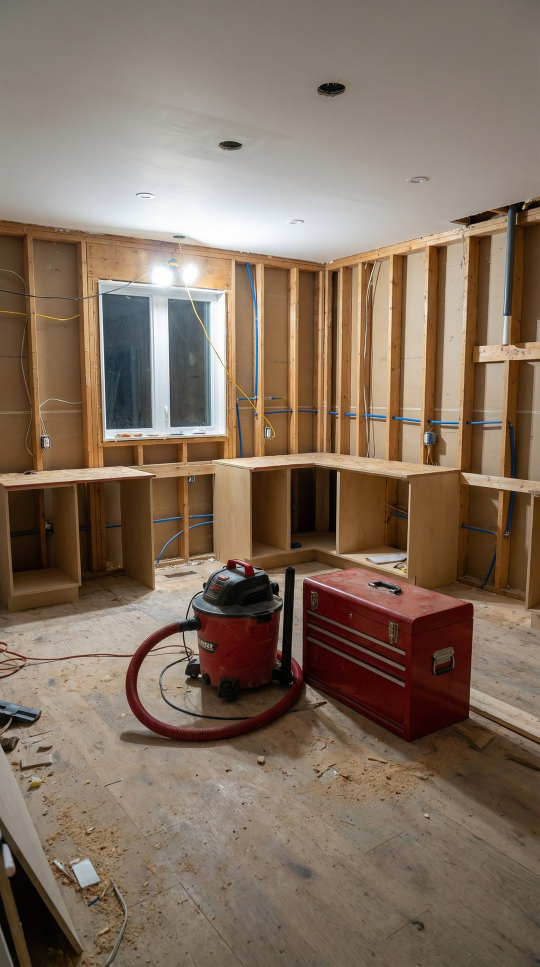
#> input picture ai-timelapse/input/sample-before.jpg, 1080 x 1934 px (shown at 1/2 size)
$ python -i image_analyzer.py   (imports and definitions only)
#> lines starting #> are read from the running program, lines starting #| are printed output that depends on the picture; after the words box and inside, x2 and y2 are one past the last pixel; in counts of white or black regions, pixels touching at a corner belong together
"""Structural analysis of a single still.

Everything here is classical computer vision: colour statistics, gradients,
Hough lines and connected components. No vision-language model is involved, so
each field is a measurement with a stated method rather than a description
invented by a model. Fields carry a ``confidence`` where the heuristic is weak,
and the docstrings say plainly what each one keys off.

The output feeds two consumers: the stage planner, which needs to know how far
along each image already is, and the prompt engine, which needs concrete nouns
to put in the Wan prompt.
"""

from __future__ import annotations

import logging
import math
from dataclasses import dataclass, field
from typing import Literal

import cv2
import numpy as np
from PIL import Image

logger = logging.getLogger(__name__)

CameraAngle = Literal["aerial", "elevated", "eye-level", "low-angle", "interior"]

#: Analysis runs at this width; larger inputs are downscaled first so the
#: gradient and Hough thresholds mean the same thing for every upload.
ANALYSIS_WIDTH = 960


@dataclass(frozen=True)
class Region:
    """A normalised bounding box, origin at the top-left."""

    x: float
    y: float
    width: float
    height: float

    @property
    def area(self) -> float:
        return self.width * self.height

    def as_dict(self) -> dict[str, float]:
        return {"x": self.x, "y": self.y, "width": self.width, "height": self.height}


@dataclass
class ImageAnalysis:
    """Everything measured from one still.

    Ratios are fractions of the frame area; positions are normalised to
    ``[0, 1]`` with ``y=0`` at the top.
    """

    width: int
    height: int

    camera_angle: CameraAngle
    perspective: str
    horizon_y: float
    horizon_confidence: float

    building: Region | None
    building_footprint_ratio: float
    estimated_floors: int
    floors_confidence: float
    roof_line_y: float | None
    roof_flat: bool

    facade_complexity: float
    opening_count: int
    balcony_bands: int

    sky_ratio: float
    vegetation_ratio: float
    ground_ratio: float
    road_ratio: float
    neighbouring_structures: int

    mean_brightness: float
    shadow_ratio: float
    shadow_direction: str
    time_of_day: str
    colour_temperature: str

    structural_edge_density: float
    vertical_line_count: int
    horizontal_line_count: int
    material_rawness: float

    construction_progress: float
    progress_confidence: float
    notes: list[str] = field(default_factory=list)

    # [6 lines left out: function as_dict, not called in this run]

    def summary_lines(self) -> list[str]:
        """Short human-readable digest for the UI."""
        floors = f"~{self.estimated_floors}" if self.estimated_floors else "n/a"
        return [
            f"Camera: {self.camera_angle} ({self.perspective}), horizon at y={self.horizon_y:.2f}",
            f"Building footprint: {self.building_footprint_ratio * 100:.0f}% of frame, floors {floors}",
            f"Openings detected: {self.opening_count}, facade complexity {self.facade_complexity:.2f}",
            f"Sky {self.sky_ratio * 100:.0f}%  vegetation {self.vegetation_ratio * 100:.0f}%  "
            f"ground {self.ground_ratio * 100:.0f}%",
            f"Light: {self.time_of_day}, {self.colour_temperature}, shadows from {self.shadow_direction}",
            f"Construction progress: {self.construction_progress * 100:.0f}% "
            f"(confidence {self.progress_confidence:.2f})",
        ]


def _prepare(image: Image.Image) -> tuple[np.ndarray, np.ndarray, np.ndarray]:
    """Return BGR, HSV and greyscale arrays at the analysis width."""
    rgb = np.asarray(image.convert("RGB"))
    height, width = rgb.shape[:2]
    if width > ANALYSIS_WIDTH:
        scale = ANALYSIS_WIDTH / width
        rgb = cv2.resize(
            rgb, (ANALYSIS_WIDTH, max(1, round(height * scale))), interpolation=cv2.INTER_AREA
        )
    bgr = cv2.cvtColor(rgb, cv2.COLOR_RGB2BGR)
    return bgr, cv2.cvtColor(bgr, cv2.COLOR_BGR2HSV), cv2.cvtColor(bgr, cv2.COLOR_BGR2GRAY)


def _sky_mask(hsv: np.ndarray, grey: np.ndarray) -> np.ndarray:
    """Sky is the unbroken run of sky-coloured pixels from the top of each column.

    An earlier version kept any connected component touching the top edge, which
    leaked badly in both directions: a pale building facade adjoining the sky was
    swallowed into the same component and counted as sky, and a lit interior
    ceiling registered as overcast. Walking down each column instead means the
    mask stops at the first non-sky pixel and cannot reach past a roofline.
    """
    hue, sat, val = hsv[..., 0], hsv[..., 1], hsv[..., 2]
    blue = (hue > 90) & (hue < 135) & (sat > 30) & (val > 90)
    # Deliberately strict: a lit interior ceiling sits around value 180 with a
    # warm cast, and used to register as overcast sky.
    pale = (sat < 25) & (val > 205)
    qualify = (blue | pale).astype(np.uint8)

    # Bridge thin interruptions (a wire, an aerial) so they do not truncate a
    # column's sky run, without bridging a whole roofline.
    qualify = cv2.morphologyEx(qualify, cv2.MORPH_CLOSE, np.ones((5, 1), np.uint8))
    return np.cumprod(qualify, axis=0).astype(np.uint8)


def _vegetation_mask(hsv: np.ndarray) -> np.ndarray:
    hue, sat, val = hsv[..., 0], hsv[..., 1], hsv[..., 2]
    return (((hue > 25) & (hue < 90) & (sat > 40) & (val > 25))).astype(np.uint8)


def _ground_mask(hsv: np.ndarray, sky: np.ndarray, vegetation: np.ndarray) -> np.ndarray:
    """Bare earth and hardstanding: low saturation, mid value, lower half."""
    sat, val = hsv[..., 1], hsv[..., 2]
    mask = ((sat < 70) & (val > 50) & (val < 220)).astype(np.uint8)
    mask[: mask.shape[0] // 2, :] = 0
    return (mask & ~sky.astype(bool) & ~vegetation.astype(bool)).astype(np.uint8)


def _horizon(sky: np.ndarray, grey: np.ndarray) -> tuple[float, float]:
    """Estimate the horizon as the lowest row still dominated by sky."""
    rows, _ = sky.shape
    coverage = sky.mean(axis=1)
    below = np.where(coverage < 0.25)[0]
    if below.size and below[0] > 0 and coverage[: below[0]].mean() > 0.4:
        return float(below[0] / rows), 0.8

    # No usable sky: fall back to the strongest horizontal gradient band, which
    # in interiors tends to be the wall/floor junction.
    gradient = np.abs(np.diff(grey.mean(axis=1)))
    if gradient.size == 0:
        return 0.5, 0.1
    band = int(np.argmax(gradient))
    return float(band / rows), 0.3


def _structure_lines(grey: np.ndarray) -> tuple[int, int, list[tuple[int, int, int, int]]]:
    """Count near-vertical and near-horizontal line segments."""
    edges = cv2.Canny(grey, 60, 170, apertureSize=3)
    segments = cv2.HoughLinesP(
        edges, 1, np.pi / 180, threshold=70, minLineLength=grey.shape[0] // 12, maxLineGap=12
    )
    vertical = horizontal = 0
    kept: list[tuple[int, int, int, int]] = []
    if segments is None or len(segments) == 0:
        return 0, 0, kept
    for x1, y1, x2, y2 in np.asarray(segments).reshape(-1, 4):
        angle = abs(math.degrees(math.atan2(y2 - y1, x2 - x1)))
        if angle > 90:
            angle = 180 - angle
        if angle > 70:
            vertical += 1
            kept.append((x1, y1, x2, y2))
        elif angle < 20:
            horizontal += 1
            kept.append((x1, y1, x2, y2))
    return vertical, horizontal, kept


def _building_region(grey: np.ndarray, sky: np.ndarray, vegetation: np.ndarray) -> Region | None:
    """Largest built-looking blob: high edge density, not sky, not foliage.

    The smoothing kernel has to be wide enough to merge a grid of windows into a
    single facade. With a narrow kernel the gaps between windows survive
    thresholding and the largest blob collapses onto one column of glazing,
    which then makes every window look oversized relative to its own patch.
    Kernels therefore scale with the frame width rather than being fixed.
    """
    rows, cols = grey.shape
    blur = max(15, int(round(cols * 0.086)) | 1)
    close = max(11, int(round(cols * 0.070)))

    edges = cv2.Canny(grey, 50, 150)
    density = cv2.blur(edges.astype(np.float32) / 255.0, (blur, blur))
    built = (density > max(0.04, float(np.percentile(density, 70)))).astype(np.uint8)
    built &= (~sky.astype(bool)).astype(np.uint8)
    built &= (~vegetation.astype(bool)).astype(np.uint8)
    built = cv2.morphologyEx(built, cv2.MORPH_CLOSE, np.ones((close, close), np.uint8))

    contours, _ = cv2.findContours(built, cv2.RETR_EXTERNAL, cv2.CHAIN_APPROX_SIMPLE)
    if not contours:
        return None
    largest = max(contours, key=cv2.contourArea)
    if cv2.contourArea(largest) < grey.size * 0.01:
        return None
    x, y, w, h = cv2.boundingRect(largest)
    return Region(x / cols, y / rows, w / cols, h / rows)


def _count_openings(grey: np.ndarray, region: Region | None) -> tuple[int, int]:
    """Count window-like rectangles, and the rows they cluster into.

    Windows read as compact, roughly rectangular regions that contrast with the
    facade. Rows of them at similar heights suggest storeys or balcony bands.
    """
    if region is None or region.area < 0.01:
        return 0, 0
    rows, cols = grey.shape
    x0, y0 = int(region.x * cols), int(region.y * rows)
    x1, y1 = int((region.x + region.width) * cols), int((region.y + region.height) * rows)
    patch = grey[max(0, y0) : min(rows, y1), max(0, x0) : min(cols, x1)]
    if patch.size < 400:
        return 0, 0

    binary = cv2.adaptiveThreshold(
        patch, 255, cv2.ADAPTIVE_THRESH_MEAN_C, cv2.THRESH_BINARY_INV, 31, 8
    )
    binary = cv2.morphologyEx(binary, cv2.MORPH_OPEN, np.ones((3, 3), np.uint8))
    contours, _ = cv2.findContours(binary, cv2.RETR_EXTERNAL, cv2.CHAIN_APPROX_SIMPLE)

    centres: list[int] = []
    for contour in contours:
        x, y, w, h = cv2.boundingRect(contour)
        area = w * h
        if area < patch.size * 0.0008 or area > patch.size * 0.08:
            continue
        ratio = w / max(1, h)
        if 0.25 < ratio < 4.0 and cv2.contourArea(contour) > 0.55 * area:
            centres.append(y + h // 2)

    if not centres:
        return 0, 0
    tolerance = max(4, patch.shape[0] // 25)
    bands = 1
    for previous, current in zip(sorted(centres), sorted(centres)[1:]):
        if current - previous > tolerance:
            bands += 1
    return len(centres), bands


def _shadows(grey: np.ndarray, bgr: np.ndarray) -> tuple[float, str]:
    """Shadow coverage, and which side of bright regions they fall on."""
    threshold = max(35.0, float(np.percentile(grey, 22)))
    shadow = (grey < threshold).astype(np.uint8)
    ratio = float(shadow.mean())
    if ratio < 0.02:
        return ratio, "diffuse"

    columns = shadow.mean(axis=0)
    half = len(columns) // 2
    left, right = columns[:half].mean(), columns[half:].mean()
    if abs(left - right) < 0.02:
        return ratio, "overhead"
    return ratio, "the left" if left > right else "the right"


def _material_rawness(bgr: np.ndarray, hsv: np.ndarray) -> float:
    """How much of the frame looks like bare concrete, soil or formwork.

    Raw construction materials sit in a narrow grey-brown band with low
    saturation; finished facades are either much lighter or much more colourful.
    """
    hue, sat, val = hsv[..., 0], hsv[..., 1], hsv[..., 2]
    concrete = (sat < 55) & (val > 70) & (val < 200)
    earth = (hue > 5) & (hue < 30) & (sat > 40) & (sat < 170) & (val > 50) & (val < 190)
    return float((concrete | earth).mean())


def _time_of_day(mean_v: float, hsv: np.ndarray) -> tuple[str, str]:
    warmth = float(np.mean((hsv[..., 0] < 30) | (hsv[..., 0] > 160)))
    if mean_v < 60:
        return "night", "cool artificial light"
    if mean_v < 110:
        return "dusk or dawn", "warm low light"
    if warmth > 0.45:
        return "golden hour", "warm light"
    return "daytime", "neutral daylight"


def _progress(
    building: Region | None,
    openings: int,
    rawness: float,
    vegetation: float,
    facade_complexity: float,
    vertical_lines: int,
    horizontal_lines: int,
) -> tuple[float, float, list[str]]:
    """Estimate how complete the construction looks, on a 0-1 scale.

    This is a decision tree rather than a weighted sum, because the underlying
    cues are not monotonic in completion. Edge density is the clearest example:
    an empty site has very few edges, a structural frame has the most of any
    stage (studs, joists, rebar, formwork), and a finished building settles
    back to a moderate level as cladding covers the structure. Averaging that
    against other signals loses the distinction entirely.

    Confidence is deliberately capped low. These are appearance heuristics, not
    scene understanding, and the caller is expected to let the user override the
    result rather than treat it as ground truth.
    """
    notes: list[str] = []
    if building is None or building.area < 0.02:
        notes.append("No building-like region found; treating this as an empty or cleared site.")
        return 0.03, 0.55, notes

    footprint = min(1.0, building.area / 0.45)
    lines = vertical_lines + horizontal_lines
    skeletal = lines > 45 and facade_complexity > 0.05 and openings < 6
    furnished = openings >= 6 and facade_complexity < 0.06
    landscaped = vegetation > 0.10

    if skeletal:
        notes.append(
            f"High line count ({lines}) with few openings ({openings}): "
            "reads as exposed structure, not a finished envelope."
        )
        progress = 0.28 + 0.10 * footprint
        confidence = 0.5
    elif furnished and landscaped:
        notes.append("Openings, low edge density and surrounding greenery: reads as completed.")
        progress = 0.95
        confidence = 0.55
    elif furnished:
        notes.append("Openings present with a settled facade: reads as finishing or complete.")
        progress = 0.85
        confidence = 0.45
    elif openings >= 3:
        notes.append("Some openings visible: reads as the walls-and-windows phase.")
        progress = 0.70
        confidence = 0.35
    else:
        notes.append(
            "Few distinguishing cues; falling back to footprint alone. "
            "Set the starting stage manually if this is wrong."
        )
        progress = 0.30 + 0.25 * footprint
        confidence = 0.2

    if rawness > 0.55 and openings < 4:
        progress = min(progress, 0.45)
        notes.append(
            f"Large areas of bare concrete or earth ({rawness * 100:.0f}% of frame) "
            "cap the estimate below the finishing stages."
        )
    return float(np.clip(progress, 0.0, 1.0)), confidence, notes


def analyze_image(image: Image.Image) -> ImageAnalysis:
    """Measure the structural and environmental properties of one still."""
    bgr, hsv, grey = _prepare(image)
    rows, cols = grey.shape

    sky = _sky_mask(hsv, grey)
    vegetation = _vegetation_mask(hsv)
    ground = _ground_mask(hsv, sky, vegetation)

    horizon_y, horizon_confidence = _horizon(sky, grey)
    vertical_lines, horizontal_lines, _ = _structure_lines(grey)
    building = _building_region(grey, sky, vegetation)
    openings, bands = _count_openings(grey, building)

    edges = cv2.Canny(grey, 50, 150)
    facade_complexity = float(edges.mean() / 255.0)
    rawness = _material_rawness(bgr, hsv)
    mean_brightness = float(hsv[..., 2].mean())
    shadow_ratio, shadow_direction = _shadows(grey, bgr)
    time_of_day, colour_temperature = _time_of_day(mean_brightness, hsv)

    sky_ratio = float(sky.mean())
    vegetation_ratio = float(vegetation.mean())
    ground_ratio = float(ground.mean())

    if sky_ratio < 0.02 and horizon_y > 0.55:
        camera_angle: CameraAngle = "interior"
        perspective = "interior room view"
    elif horizon_y < 0.22:
        camera_angle = "low-angle"
        perspective = "looking up from ground level"
    elif horizon_y < 0.45:
        camera_angle = "eye-level"
        perspective = "street-level"
    elif horizon_y < 0.68:
        camera_angle = "elevated"
        perspective = "elevated or drone view"
    else:
        camera_angle = "aerial"
        perspective = "high aerial view"

    floors = max(0, bands if bands > 1 else (1 if building else 0))
    floors_confidence = 0.5 if bands > 1 else 0.25

    roof_line_y = building.y if building else None
    roof_flat = horizontal_lines > vertical_lines * 0.8 if building else False

    # Distinct built blobs other than the main one, as a proxy for neighbours.
    neighbours = 0
    if building is not None:
        density = cv2.blur(edges.astype(np.float32) / 255.0, (25, 25))
        built = ((density > 0.08) & (~sky.astype(bool)) & (~vegetation.astype(bool))).astype(np.uint8)
        contours, _ = cv2.findContours(built, cv2.RETR_EXTERNAL, cv2.CHAIN_APPROX_SIMPLE)
        neighbours = max(0, sum(1 for c in contours if cv2.contourArea(c) > grey.size * 0.008) - 1)

    # Road-like: desaturated horizontal ground bands below the horizon.
    road_band = ground.copy()
    road_band[: int(horizon_y * rows), :] = 0
    road_ratio = float(road_band.mean() * 0.5)

    progress, progress_confidence, notes = _progress(
        building, openings, rawness, vegetation_ratio, facade_complexity,
        vertical_lines, horizontal_lines,
    )

    analysis = ImageAnalysis(
        width=image.width,
        height=image.height,
        camera_angle=camera_angle,
        perspective=perspective,
        horizon_y=horizon_y,
        horizon_confidence=horizon_confidence,
        building=building,
        building_footprint_ratio=building.area if building else 0.0,
        estimated_floors=floors,
        floors_confidence=floors_confidence,
        roof_line_y=roof_line_y,
        roof_flat=roof_flat,
        facade_complexity=facade_complexity,
        opening_count=openings,
        balcony_bands=bands,
        sky_ratio=sky_ratio,
        vegetation_ratio=vegetation_ratio,
        ground_ratio=ground_ratio,
        road_ratio=road_ratio,
        neighbouring_structures=neighbours,
        mean_brightness=mean_brightness,
        shadow_ratio=shadow_ratio,
        shadow_direction=shadow_direction,
        time_of_day=time_of_day,
        colour_temperature=colour_temperature,
        structural_edge_density=facade_complexity,
        vertical_line_count=vertical_lines,
        horizontal_line_count=horizontal_lines,
        material_rawness=rawness,
        construction_progress=progress,
        progress_confidence=progress_confidence,
        notes=notes,
    )
    logger.debug("Analysis: %s", analysis.summary_lines())
    return analysis

>>> from PIL import Image
>>> picture = Image.open('../../../ai-timelapse/input/sample-before.jpg')
#> picture is the input picture: PIL image 1080x1934 RGB; mean R, G, B 130, 111.4, 95.2
>>> result = analyze_image(picture)
#> in analyze_image, `bgr, hsv, grey = _prepare(image)`:
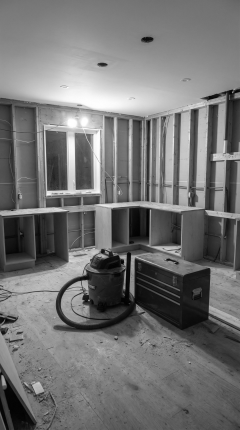
#> grey: shape (1719, 960) (shown at 1/4 size); min 0, max 255, mean 115.1
#> in _sky_mask, `hue, sat, val = hsv[..., 0], hsv[..., 1], hsv[..., 2]`:
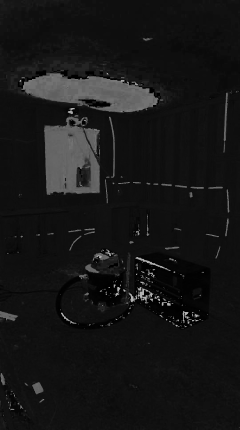
#> hue: shape (1719, 960) (shown at 1/4 size); min 0, max 179, mean 22.1
#> in _sky_mask, `hue, sat, val = hsv[..., 0], hsv[..., 1], hsv[..., 2]`:
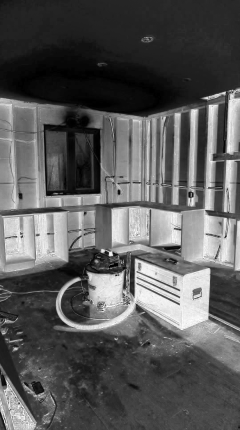
#> sat: shape (1719, 960) (shown at 1/4 size); min 0, max 255, mean 89
#> in _sky_mask, `hue, sat, val = hsv[..., 0], hsv[..., 1], hsv[..., 2]`:
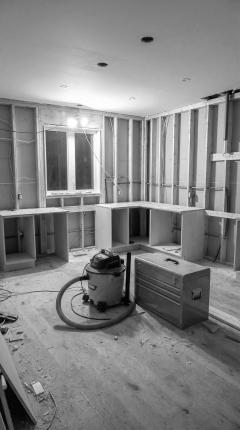
#> val: shape (1719, 960) (shown at 1/4 size); min 0, max 255, mean 131
#> in _sky_mask, `blue = (hue > 90) & (hue < 135) & (sat > 30) & (val > 90)`:
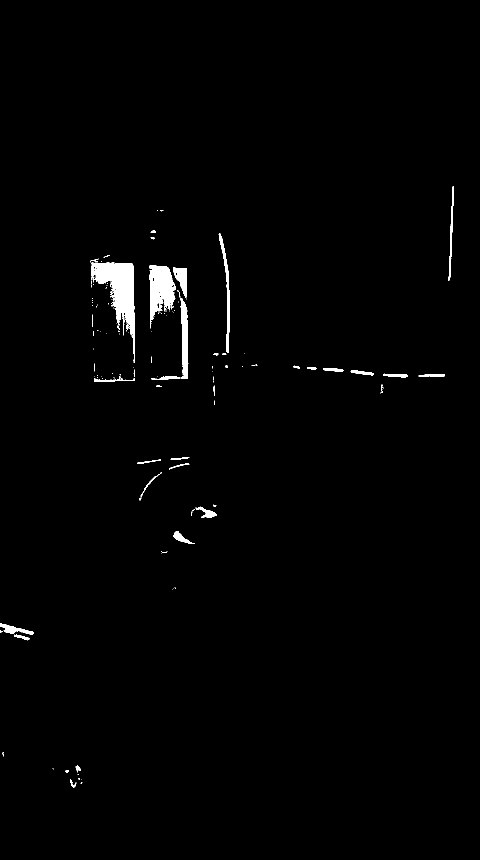
#> blue: shape (1719, 960) bool (shown at 1/2 size); 1.2% white; 152 white regions (115 under 20 px), largest, box (x1, y1, x2, y2) and area: (182, 525, 270, 725) 6550, (299, 531, 352, 657) 3867, (358, 584, 377, 758) 1718
#> in _sky_mask, `qualify = cv2.morphologyEx(qualify, cv2.MORPH_CLOSE, np.ones((5, 1), n..`:
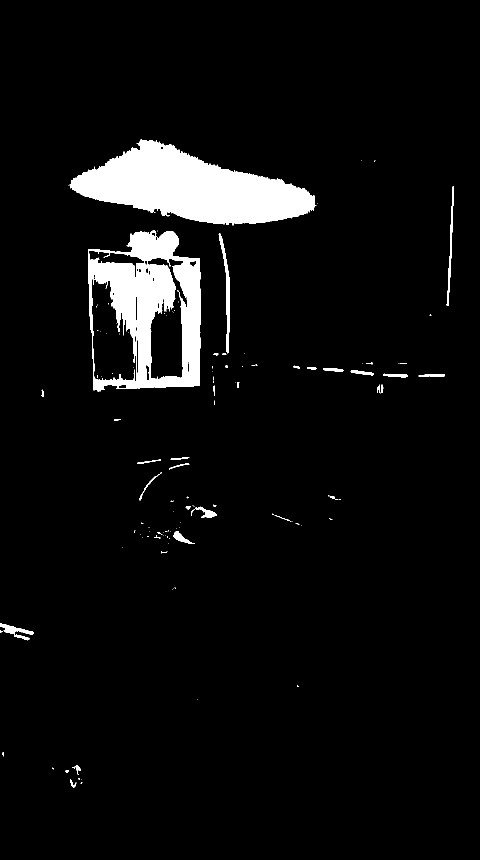
#> qualify: shape (1719, 960) (shown at 1/2 size); values 0 (black) and 1 (white), 5.4% white; 137 white regions (102 under 20 px), largest, box (x1, y1, x2, y2) and area: (139, 279, 633, 451) 46507, (176, 461, 401, 783) 36189, (437, 467, 460, 707) 1330
#> in _vegetation_mask, `return (((hue > 25) & (hue < 90) & (sat > 40) & (val > 25))).astype(np..`:
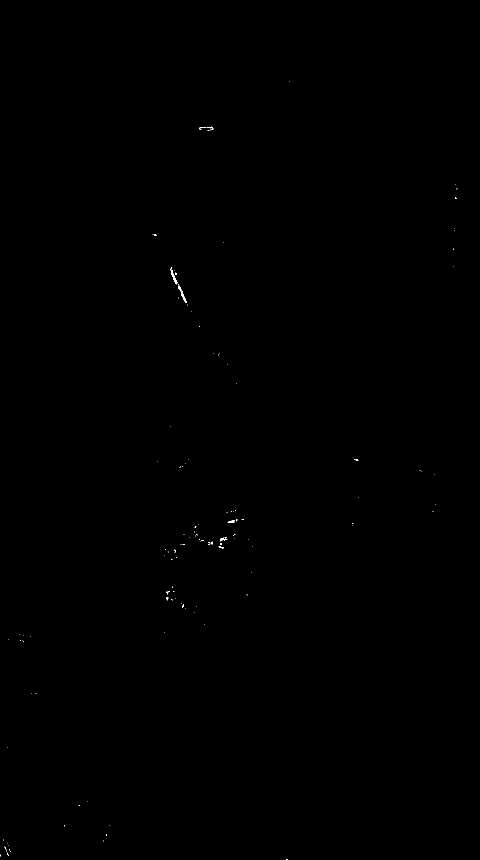
#> returned value: shape (1719, 960) (shown at 1/2 size); values 0 (black) and 1 (white), 0.05% white in thin lines or dots, all inside (x1, y1, x2, y2) = (0, 162, 915, 1719)
#> (the rest of the program and of its run is left out)
